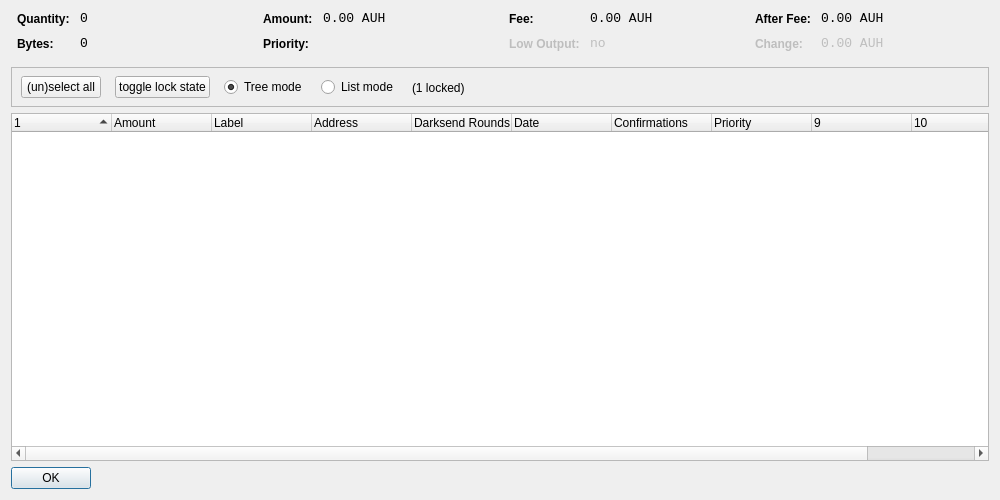
<?xml version="1.0" encoding="UTF-8"?>
<ui version="4.0">
 <class>CoinControlDialog</class>
 <widget class="QDialog" name="CoinControlDialog">
  <property name="geometry">
   <rect>
    <x>0</x>
    <y>0</y>
    <width>1000</width>
    <height>500</height>
   </rect>
  </property>
  <property name="windowTitle">
   <string>Coin Control</string>
  </property>
  <layout class="QVBoxLayout" name="verticalLayout">
   <item>
    <layout class="QHBoxLayout" name="horizontalLayoutTop" stretch="0,0,0,0">
     <property name="topMargin">
      <number>0</number>
     </property>
     <property name="bottomMargin">
      <number>10</number>
     </property>
     <item>
      <layout class="QFormLayout" name="formLayoutCoinControl1">
       <property name="horizontalSpacing">
        <number>10</number>
       </property>
       <property name="verticalSpacing">
        <number>10</number>
       </property>
       <property name="leftMargin">
        <number>6</number>
       </property>
       <property name="rightMargin">
        <number>6</number>
       </property>
       <item row="0" column="0">
        <widget class="QLabel" name="labelCoinControlQuantityText">
         <property name="styleSheet">
          <string notr="true">font-weight:bold;</string>
         </property>
         <property name="text">
          <string>Quantity:</string>
         </property>
        </widget>
       </item>
       <item row="0" column="1">
        <widget class="QLabel" name="labelCoinControlQuantity">
         <property name="font">
          <font>
           <family>Monospace</family>
           <pointsize>10</pointsize>
          </font>
         </property>
         <property name="cursor">
          <cursorShape>IBeamCursor</cursorShape>
         </property>
         <property name="contextMenuPolicy">
          <enum>Qt::ActionsContextMenu</enum>
         </property>
         <property name="text">
          <string notr="true">0</string>
         </property>
         <property name="textInteractionFlags">
          <set>Qt::LinksAccessibleByMouse|Qt::TextSelectableByKeyboard|Qt::TextSelectableByMouse</set>
         </property>
        </widget>
       </item>
       <item row="1" column="0">
        <widget class="QLabel" name="labelCoinControlBytesText">
         <property name="styleSheet">
          <string notr="true">font-weight:bold;</string>
         </property>
         <property name="text">
          <string>Bytes:</string>
         </property>
        </widget>
       </item>
       <item row="1" column="1">
        <widget class="QLabel" name="labelCoinControlBytes">
         <property name="font">
          <font>
           <family>Monospace</family>
           <pointsize>10</pointsize>
          </font>
         </property>
         <property name="cursor">
          <cursorShape>IBeamCursor</cursorShape>
         </property>
         <property name="contextMenuPolicy">
          <enum>Qt::ActionsContextMenu</enum>
         </property>
         <property name="text">
          <string notr="true">0</string>
         </property>
         <property name="textInteractionFlags">
          <set>Qt::LinksAccessibleByMouse|Qt::TextSelectableByKeyboard|Qt::TextSelectableByMouse</set>
         </property>
        </widget>
       </item>
      </layout>
     </item>
     <item>
      <layout class="QFormLayout" name="formLayoutCoinControl2">
       <property name="horizontalSpacing">
        <number>10</number>
       </property>
       <property name="verticalSpacing">
        <number>10</number>
       </property>
       <property name="leftMargin">
        <number>6</number>
       </property>
       <property name="rightMargin">
        <number>6</number>
       </property>
       <item row="0" column="0">
        <widget class="QLabel" name="labelCoinControlAmountText">
         <property name="styleSheet">
          <string notr="true">font-weight:bold;</string>
         </property>
         <property name="text">
          <string>Amount:</string>
         </property>
        </widget>
       </item>
       <item row="0" column="1">
        <widget class="QLabel" name="labelCoinControlAmount">
         <property name="font">
          <font>
           <family>Monospace</family>
           <pointsize>10</pointsize>
          </font>
         </property>
         <property name="cursor">
          <cursorShape>IBeamCursor</cursorShape>
         </property>
         <property name="contextMenuPolicy">
          <enum>Qt::ActionsContextMenu</enum>
         </property>
         <property name="text">
          <string notr="true">0.00 AUH</string>
         </property>
         <property name="textInteractionFlags">
          <set>Qt::LinksAccessibleByMouse|Qt::TextSelectableByKeyboard|Qt::TextSelectableByMouse</set>
         </property>
        </widget>
       </item>
       <item row="1" column="0">
        <widget class="QLabel" name="labelCoinControlPriorityText">
         <property name="styleSheet">
          <string notr="true">font-weight:bold;</string>
         </property>
         <property name="text">
          <string>Priority:</string>
         </property>
        </widget>
       </item>
       <item row="1" column="1">
        <widget class="QLabel" name="labelCoinControlPriority">
         <property name="font">
          <font>
           <family>Monospace</family>
           <pointsize>10</pointsize>
          </font>
         </property>
         <property name="cursor">
          <cursorShape>IBeamCursor</cursorShape>
         </property>
         <property name="contextMenuPolicy">
          <enum>Qt::ActionsContextMenu</enum>
         </property>
         <property name="text">
          <string/>
         </property>
         <property name="textInteractionFlags">
          <set>Qt::LinksAccessibleByMouse|Qt::TextSelectableByKeyboard|Qt::TextSelectableByMouse</set>
         </property>
        </widget>
       </item>
      </layout>
     </item>
     <item>
      <layout class="QFormLayout" name="formLayoutCoinControl3">
       <property name="horizontalSpacing">
        <number>10</number>
       </property>
       <property name="verticalSpacing">
        <number>10</number>
       </property>
       <property name="leftMargin">
        <number>6</number>
       </property>
       <property name="rightMargin">
        <number>6</number>
       </property>
       <item row="0" column="0">
        <widget class="QLabel" name="labelCoinControlFeeText">
         <property name="styleSheet">
          <string notr="true">font-weight:bold;</string>
         </property>
         <property name="text">
          <string>Fee:</string>
         </property>
        </widget>
       </item>
       <item row="0" column="1">
        <widget class="QLabel" name="labelCoinControlFee">
         <property name="font">
          <font>
           <family>Monospace</family>
           <pointsize>10</pointsize>
          </font>
         </property>
         <property name="cursor">
          <cursorShape>IBeamCursor</cursorShape>
         </property>
         <property name="contextMenuPolicy">
          <enum>Qt::ActionsContextMenu</enum>
         </property>
         <property name="text">
          <string notr="true">0.00 AUH</string>
         </property>
         <property name="textInteractionFlags">
          <set>Qt::LinksAccessibleByMouse|Qt::TextSelectableByKeyboard|Qt::TextSelectableByMouse</set>
         </property>
        </widget>
       </item>
       <item row="1" column="0">
        <widget class="QLabel" name="labelCoinControlLowOutputText">
         <property name="enabled">
          <bool>false</bool>
         </property>
         <property name="styleSheet">
          <string notr="true">font-weight:bold;</string>
         </property>
         <property name="text">
          <string>Low Output:</string>
         </property>
        </widget>
       </item>
       <item row="1" column="1">
        <widget class="QLabel" name="labelCoinControlLowOutput">
         <property name="enabled">
          <bool>false</bool>
         </property>
         <property name="font">
          <font>
           <family>Monospace</family>
           <pointsize>10</pointsize>
          </font>
         </property>
         <property name="cursor">
          <cursorShape>IBeamCursor</cursorShape>
         </property>
         <property name="contextMenuPolicy">
          <enum>Qt::ActionsContextMenu</enum>
         </property>
         <property name="text">
          <string notr="true">no</string>
         </property>
         <property name="textInteractionFlags">
          <set>Qt::LinksAccessibleByMouse|Qt::TextSelectableByKeyboard|Qt::TextSelectableByMouse</set>
         </property>
        </widget>
       </item>
      </layout>
     </item>
     <item>
      <layout class="QFormLayout" name="formLayoutCoinControl4">
       <property name="horizontalSpacing">
        <number>10</number>
       </property>
       <property name="verticalSpacing">
        <number>10</number>
       </property>
       <property name="leftMargin">
        <number>6</number>
       </property>
       <property name="rightMargin">
        <number>6</number>
       </property>
       <item row="0" column="0">
        <widget class="QLabel" name="labelCoinControlAfterFeeText">
         <property name="styleSheet">
          <string notr="true">font-weight:bold;</string>
         </property>
         <property name="text">
          <string>After Fee:</string>
         </property>
        </widget>
       </item>
       <item row="0" column="1">
        <widget class="QLabel" name="labelCoinControlAfterFee">
         <property name="font">
          <font>
           <family>Monospace</family>
           <pointsize>10</pointsize>
          </font>
         </property>
         <property name="cursor">
          <cursorShape>IBeamCursor</cursorShape>
         </property>
         <property name="contextMenuPolicy">
          <enum>Qt::ActionsContextMenu</enum>
         </property>
         <property name="text">
          <string notr="true">0.00 AUH</string>
         </property>
         <property name="textInteractionFlags">
          <set>Qt::LinksAccessibleByMouse|Qt::TextSelectableByKeyboard|Qt::TextSelectableByMouse</set>
         </property>
        </widget>
       </item>
       <item row="1" column="0">
        <widget class="QLabel" name="labelCoinControlChangeText">
         <property name="enabled">
          <bool>false</bool>
         </property>
         <property name="styleSheet">
          <string notr="true">font-weight:bold;</string>
         </property>
         <property name="text">
          <string>Change:</string>
         </property>
        </widget>
       </item>
       <item row="1" column="1">
        <widget class="QLabel" name="labelCoinControlChange">
         <property name="enabled">
          <bool>false</bool>
         </property>
         <property name="font">
          <font>
           <family>Monospace</family>
           <pointsize>10</pointsize>
          </font>
         </property>
         <property name="cursor">
          <cursorShape>IBeamCursor</cursorShape>
         </property>
         <property name="contextMenuPolicy">
          <enum>Qt::ActionsContextMenu</enum>
         </property>
         <property name="text">
          <string notr="true">0.00 AUH</string>
         </property>
         <property name="textInteractionFlags">
          <set>Qt::LinksAccessibleByMouse|Qt::TextSelectableByKeyboard|Qt::TextSelectableByMouse</set>
         </property>
        </widget>
       </item>
      </layout>
     </item>
    </layout>
   </item>
   <item>
    <widget class="QFrame" name="frame">
     <property name="minimumSize">
      <size>
       <width>0</width>
       <height>40</height>
      </size>
     </property>
     <property name="frameShape">
      <enum>QFrame::StyledPanel</enum>
     </property>
     <property name="frameShadow">
      <enum>QFrame::Sunken</enum>
     </property>
     <widget class="QWidget" name="horizontalLayoutWidget">
      <property name="geometry">
       <rect>
        <x>10</x>
        <y>0</y>
        <width>781</width>
        <height>41</height>
       </rect>
      </property>
      <layout class="QHBoxLayout" name="horizontalLayoutPanel" stretch="0,0,0,0,0">
       <property name="spacing">
        <number>14</number>
       </property>
       <item>
        <widget class="QPushButton" name="pushButtonSelectAll">
         <property name="sizePolicy">
          <sizepolicy hsizetype="Maximum" vsizetype="Fixed">
           <horstretch>0</horstretch>
           <verstretch>0</verstretch>
          </sizepolicy>
         </property>
         <property name="text">
          <string>(un)select all</string>
         </property>
        </widget>
       </item>
        <item>
         <widget class="QPushButton" name="pushButtonToggleLock">
          <property name="sizePolicy">
           <sizepolicy hsizetype="Maximum" vsizetype="Fixed">
            <horstretch>0</horstretch>
            <verstretch>0</verstretch>
           </sizepolicy>
          </property>
          <property name="text">
           <string>toggle lock state</string>
          </property>
          <property name="autoDefault">
           <bool>false</bool>
          </property>
         </widget>
        </item>
       <item>
        <widget class="QRadioButton" name="radioTreeMode">
         <property name="sizePolicy">
          <sizepolicy hsizetype="Maximum" vsizetype="Fixed">
           <horstretch>0</horstretch>
           <verstretch>0</verstretch>
          </sizepolicy>
         </property>
         <property name="text">
          <string>Tree mode</string>
         </property>
         <property name="checked">
          <bool>true</bool>
         </property>
        </widget>
       </item>
       <item>
        <widget class="QRadioButton" name="radioListMode">
         <property name="sizePolicy">
          <sizepolicy hsizetype="Maximum" vsizetype="Fixed">
           <horstretch>0</horstretch>
           <verstretch>0</verstretch>
          </sizepolicy>
         </property>
         <property name="text">
          <string>List mode</string>
         </property>
        </widget>
       </item>
        <item>
         <widget class="QLabel" name="labelLocked">
          <property name="text">
           <string>(1 locked)</string>
          </property>
         </widget>
        </item>
       <item>
        <spacer name="horizontalSpacer">
         <property name="orientation">
          <enum>Qt::Horizontal</enum>
         </property>
         <property name="sizeHint" stdset="0">
          <size>
           <width>40</width>
           <height>20</height>
          </size>
         </property>
        </spacer>
       </item>
      </layout>
     </widget>
    </widget>
   </item>
   <item>
    <widget class="CoinControlTreeWidget" name="treeWidget">
     <property name="contextMenuPolicy">
      <enum>Qt::CustomContextMenu</enum>
     </property>
     <property name="sortingEnabled">
      <bool>false</bool>
     </property>
     <property name="columnCount">
      <number>11</number>
     </property>
     <attribute name="headerShowSortIndicator" stdset="0">
      <bool>true</bool>
     </attribute>
     <attribute name="headerStretchLastSection">
      <bool>false</bool>
     </attribute>
     <column>
      <property name="text">
       <string/>
      </property>
     </column>
     <column>
      <property name="text">
       <string>Amount</string>
      </property>
     </column>
     <column>
      <property name="text">
       <string>Label</string>
      </property>
     </column>
     <column>
      <property name="text">
       <string>Address</string>
      </property>
     </column>
     <column>
      <property name="text">
       <string>Darksend Rounds</string>
      </property>
    </column>
     <column>
      <property name="text">
       <string>Date</string>
      </property>
     </column>
     <column>
      <property name="text">
       <string>Confirmations</string>
      </property>
      <property name="toolTip">
       <string>Confirmed</string>
      </property>
     </column>
     <column>
      <property name="text">
       <string>Priority</string>
      </property>
     </column>
     <column>
      <property name="text">
       <string/>
      </property>
     </column>
     <column>
      <property name="text">
       <string/>
      </property>
     </column>
     <column>
      <property name="text">
       <string/>
      </property>
     </column>
     <column>
      <property name="text">
       <string/>
      </property>
     </column>
    </widget>
   </item>
   <item>
    <widget class="QDialogButtonBox" name="buttonBox">
     <property name="sizePolicy">
      <sizepolicy hsizetype="Maximum" vsizetype="Fixed">
       <horstretch>0</horstretch>
       <verstretch>0</verstretch>
      </sizepolicy>
     </property>
     <property name="orientation">
      <enum>Qt::Horizontal</enum>
     </property>
     <property name="standardButtons">
      <set>QDialogButtonBox::Ok</set>
     </property>
    </widget>
   </item>
  </layout>
 </widget>
 <customwidgets>
  <customwidget>
   <class>CoinControlTreeWidget</class>
   <extends>QTreeWidget</extends>
   <header>coincontroltreewidget.h</header>
  </customwidget>
 </customwidgets>
 <resources/>
 <connections/>
</ui>
